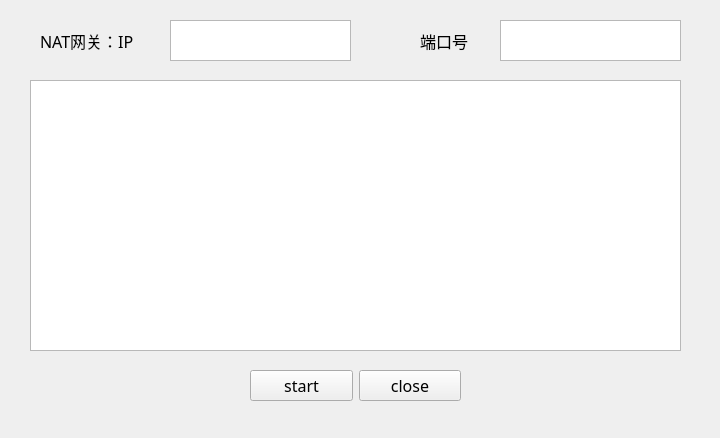
<?xml version="1.0" encoding="UTF-8"?>
<ui version="4.0">
 <class>MainWindow</class>
 <widget class="QMainWindow" name="MainWindow">
  <property name="geometry">
   <rect>
    <x>0</x>
    <y>0</y>
    <width>720</width>
    <height>438</height>
   </rect>
  </property>
  <property name="windowTitle">
   <string>switcher</string>
  </property>
  <widget class="QWidget" name="centralwidget">
   <widget class="QTextBrowser" name="showtext">
    <property name="geometry">
     <rect>
      <x>30</x>
      <y>80</y>
      <width>651</width>
      <height>271</height>
     </rect>
    </property>
   </widget>
   <widget class="QTextBrowser" name="NATIP">
    <property name="geometry">
     <rect>
      <x>170</x>
      <y>20</y>
      <width>181</width>
      <height>41</height>
     </rect>
    </property>
   </widget>
   <widget class="QTextBrowser" name="PORT">
    <property name="geometry">
     <rect>
      <x>500</x>
      <y>20</y>
      <width>181</width>
      <height>41</height>
     </rect>
    </property>
   </widget>
   <widget class="QLabel" name="natiplabel">
    <property name="geometry">
     <rect>
      <x>40</x>
      <y>30</y>
      <width>131</width>
      <height>21</height>
     </rect>
    </property>
    <property name="font">
     <font>
      <family>宋体</family>
      <pointsize>12</pointsize>
     </font>
    </property>
    <property name="text">
     <string>NAT网关：IP</string>
    </property>
    <property name="buddy">
     <cstring>NATIP</cstring>
    </property>
   </widget>
   <widget class="QLabel" name="natportlabel">
    <property name="geometry">
     <rect>
      <x>420</x>
      <y>30</y>
      <width>71</width>
      <height>21</height>
     </rect>
    </property>
    <property name="font">
     <font>
      <family>宋体</family>
      <pointsize>12</pointsize>
     </font>
    </property>
    <property name="text">
     <string>端口号</string>
    </property>
    <property name="buddy">
     <cstring>PORT</cstring>
    </property>
   </widget>
   <widget class="QWidget" name="layoutWidget">
    <property name="geometry">
     <rect>
      <x>250</x>
      <y>360</y>
      <width>211</width>
      <height>51</height>
     </rect>
    </property>
    <layout class="QHBoxLayout" name="horizontalLayout">
     <item>
      <widget class="QPushButton" name="startButton">
       <property name="font">
        <font>
         <family>Agency FB</family>
         <pointsize>12</pointsize>
        </font>
       </property>
       <property name="text">
        <string>start</string>
       </property>
      </widget>
     </item>
     <item>
      <widget class="QPushButton" name="closeButton">
       <property name="font">
        <font>
         <family>Agency FB</family>
         <pointsize>12</pointsize>
        </font>
       </property>
       <property name="text">
        <string>close</string>
       </property>
      </widget>
     </item>
    </layout>
   </widget>
  </widget>
 </widget>
 <resources/>
 <connections>
  <connection>
   <sender>closeButton</sender>
   <signal>clicked()</signal>
   <receiver>MainWindow</receiver>
   <slot>close()</slot>
   <hints>
    <hint type="sourcelabel">
     <x>425</x>
     <y>389</y>
    </hint>
    <hint type="destinationlabel">
     <x>501</x>
     <y>384</y>
    </hint>
   </hints>
  </connection>
  <connection>
   <sender>startButton</sender>
   <signal>clicked()</signal>
   <receiver>MainWindow</receiver>
   <slot>start()</slot>
   <hints>
    <hint type="sourcelabel">
     <x>322</x>
     <y>382</y>
    </hint>
    <hint type="destinationlabel">
     <x>819</x>
     <y>489</y>
    </hint>
   </hints>
  </connection>
 </connections>
 <slots>
  <slot>start()</slot>
 </slots>
</ui>
